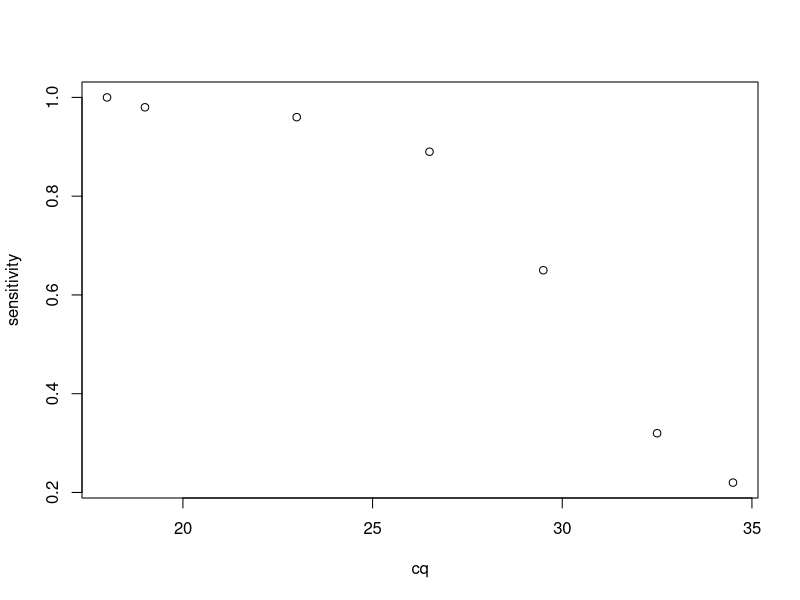
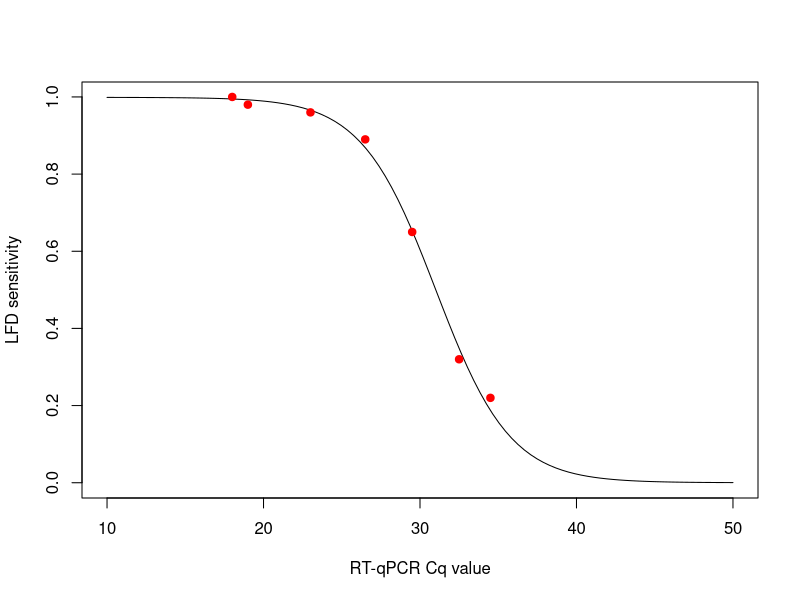

Write R code to recreate these figures, in order. (Note: this script raises an error after producing the figures.)
## ---- chunk 1
library(dplyr)
d <- tribble(
	~cq, ~sensitivity,
	18.0, 1,
	19.0, 0.98,
	23.0, 0.96,
	26.5, 0.89,
	29.5, 0.65,
	32.5, 0.32,
	34.5, 0.22,
)
plot(d)
## ---- chunk 2
lfd_fit <- nls(sensitivity ~ SSlogis(cq, Asym, xmid, scal), data = d)
summary(lfd_fit)
plot(seq(10, 50, length.out = 100), 
      predict(lfd_fit, newdata = data.frame(cq = seq(10, 50, length.out = 100))),
      xlab="RT-qPCR Cq value", ylab="LFD sensitivity", type="l")
points(d, col="red", pch=19)
## ---- chunk 3
lfd_fit <- summary(lfd_fit)
save(lfd_fit, file="../data/lfd_fit.rdata")
